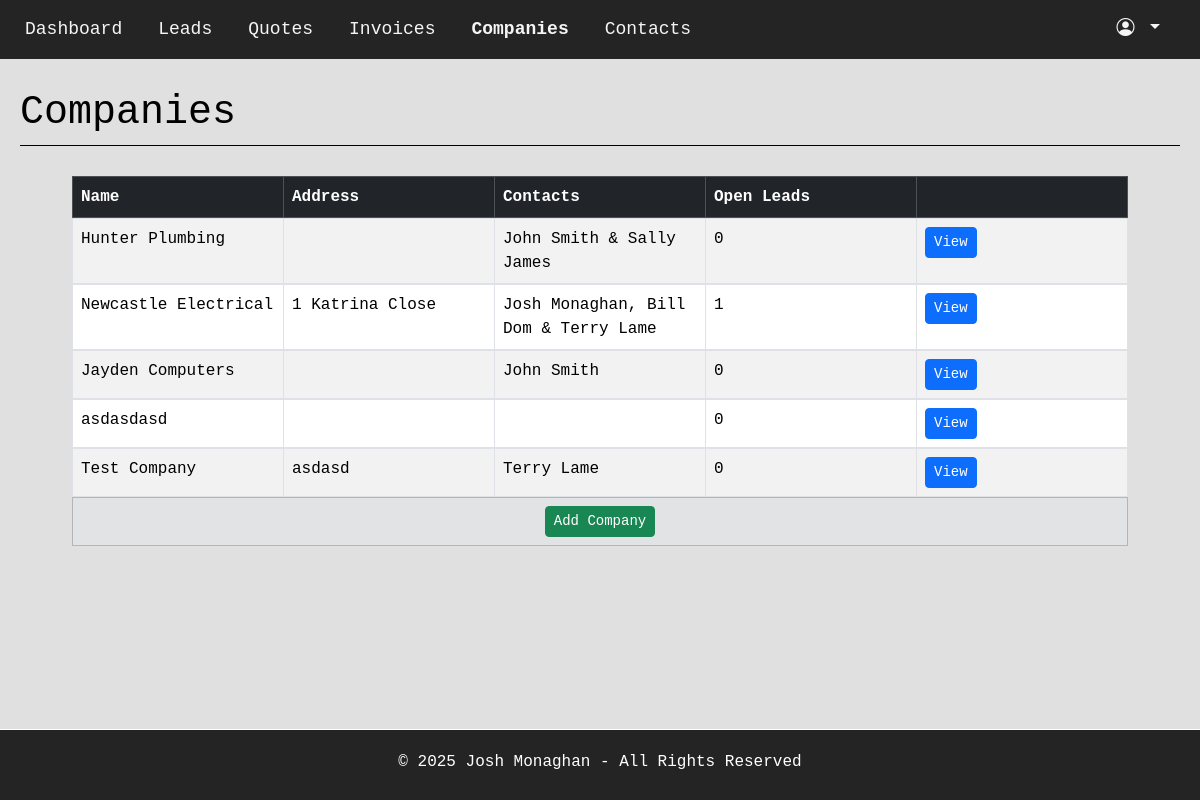
The page /companies/ (signed in) on the database its author committed.
### majorApp/models.py (models this page shows, shortened)
class Company(models.Model):
    id = models.UUIDField(default=uuid.uuid4, editable=False, primary_key=True)
    name = models.TextField(max_length=30, validators=[validate_letters_only])
    address = models.TextField(null=True, blank=True)
    industry = models.TextField(null=True, blank=True)
    firm = models.ForeignKey("majorApp.Firm", on_delete=models.CASCADE)
    contacts = models.ManyToManyField("majorApp.Contact", related_name='companies', null=True, blank=True)
    def get_contacts_string(self):
        contacts = self.contacts.all()
        return concatonate_list_of_strings_with_ampersand(contacts)
    def get_open_leads_count(self):
        open_leads_count = Lead.objects.filter(Q(company_id=self.id) & (Q(status="NC") | Q(status="IC") | Q(status="QS"))).count()
        return open_leads_count

class Contact(models.Model):
    id = models.UUIDField(default=uuid.uuid4, editable=False, primary_key=True)
    first_name = models.TextField(blank=True, max_length=20, validators=[validate_letters_only])
    last_name = models.TextField(blank=True, max_length=20, validators=[validate_letters_only])
    email = models.EmailField(null=True, blank=True, max_length=50)
    phone_number = PhoneNumberField(region="AU", null=True, blank=True)
    firm = models.ForeignKey("majorApp.Firm", on_delete=models.CASCADE)
    def __str__(self):
        return f"{self.first_name} {self.last_name}"

### majorApp/views.py (the view)
# urls.py: path('companies/', views.companies, name='companies'),
@login_required
def companies(request):
    if request.user.firm == None:
        return redirect("/create_firm")
    firm_id = request.user.firm.id
    context = {}
    companies = Company.objects.filter(firm__id=firm_id)
    context['companies'] = companies
    return render(request, "majorApp/company/companies.html", context)

### majorApp/utils.py (called while the page is built)
def concatonate_list_of_strings_with_ampersand(list_of_strings):
    if len(list_of_strings) == 1:
        new_string = list_of_strings[0]
    else:
        new_string = ""
        for i, string in enumerate(list_of_strings):
            if i + 2 == len(list_of_strings):
                new_string += f"{string} & "
            elif i + 1 == len(list_of_strings):
                new_string += f"{string}"
            else:
                new_string += f"{string}, "
    return new_string

### majorApp/templates/majorApp/company/companies.html (shortened to what this page needs)
{% extends 'majorApp/base.html' %}
{% load static %}
{% block content %}
<div class="HeaderDiv">
    <h1>Companies</h1>
</div>
<div class="container" style="max-width: 90%;">
    <table class="table table-striped table-bordered table-hover" style="table-layout: fixed; width: 100%;">
        <thead class="table-dark" style="display: table; width: 100%; table-layout: fixed;">
            <tr>
                <th>Name</th>
                <th>Address</th>
                <th>Contacts</th>
                <th>Open Leads</th>
                <th></th>
            </tr>
        </thead>
        <tbody style="display: block; max-height: 600px; overflow-y: auto; width: 100%;">
            {% for company in companies %}
            <tr style="display: table; table-layout: fixed; width: 100%;">
                <td>{{ company.name }}</td>
                <td>{{ company.address }}</td>
                <td>{{ company.get_contacts_string }}</td>
                <td>{{ company.get_open_leads_count }}</td>
                <td>
                    <a class="btn btn-sm btn-primary" href="{% url 'company_detail' company.id %}">View</a>
                </td>
            </tr>
            {% endfor %}
        </tbody>
        <tfoot class="table-secondary" style="display: table; width: 100%; table-layout: fixed;">
            <tr>
                <td colspan="6" class="text-center fw-bold">
                    <a href="{% url 'company_create' %}" class="btn btn-sm btn-success">Add Company</a>
                </td>
            </tr>
        </tfoot>
    </table>
</div>
{% endblock %}

### majorApp/static/majorApp/css/base.css (style rules this page uses)
.BodyDiv { margin: 0%; padding: 0%; font-family: Consolas, monospace; background-color: rgb(224, 224, 224); color: rgb(0, 0, 0); }
body { overflow-wrap: break-word; }
.table td { overflow-wrap: break-word; }
.HeaderDiv { display: flex; justify-content: space-between; align-items: center; margin: 30px 20px; border-bottom: black 1px solid; }

### rows shown on the page
Company: name "Hunter Plumbing", get_contacts_string "John Smith & Sally James", get_open_leads_count "0"
Company: name "Newcastle Electrical", address "1 Katrina Close", get_contacts_string "Josh Monaghan, Bill Dom & Terry Lame", get_open_leads_count "1"
Company: name "Jayden Computers", get_contacts_string "John Smith", get_open_leads_count "0"
Company: name "asdasdasd", get_open_leads_count "0"
Company: name "Test Company", address "asdasd", get_contacts_string "Terry Lame", get_open_leads_count "0"
